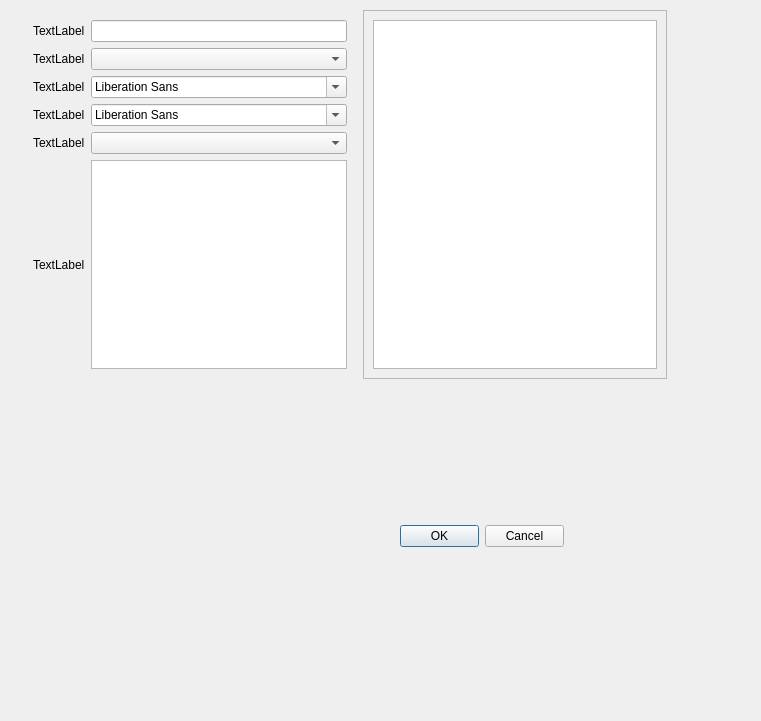
<?xml version="1.0" encoding="UTF-8"?>
<ui version="4.0">
 <class>Dialog</class>
 <widget class="QDialog" name="Dialog">
  <property name="geometry">
   <rect>
    <x>0</x>
    <y>0</y>
    <width>761</width>
    <height>721</height>
   </rect>
  </property>
  <property name="windowTitle">
   <string>Dialog</string>
  </property>
  <widget class="QDialogButtonBox" name="buttonBox">
   <property name="geometry">
    <rect>
     <x>400</x>
     <y>520</y>
     <width>164</width>
     <height>32</height>
    </rect>
   </property>
   <property name="orientation">
    <enum>Qt::Horizontal</enum>
   </property>
   <property name="standardButtons">
    <set>QDialogButtonBox::Cancel|QDialogButtonBox::Ok</set>
   </property>
  </widget>
  <widget class="QWidget" name="">
   <property name="geometry">
    <rect>
     <x>23</x>
     <y>10</y>
     <width>644</width>
     <height>369</height>
    </rect>
   </property>
   <layout class="QHBoxLayout" name="horizontalLayout">
    <item>
     <layout class="QGridLayout" name="gridLayout">
      <property name="leftMargin">
       <number>10</number>
      </property>
      <property name="topMargin">
       <number>10</number>
      </property>
      <property name="rightMargin">
       <number>10</number>
      </property>
      <property name="bottomMargin">
       <number>10</number>
      </property>
      <item row="0" column="0">
       <widget class="QLabel" name="label_6">
        <property name="text">
         <string>TextLabel</string>
        </property>
       </widget>
      </item>
      <item row="0" column="1">
       <widget class="QLineEdit" name="lineEdit"/>
      </item>
      <item row="1" column="0">
       <widget class="QLabel" name="label_5">
        <property name="text">
         <string>TextLabel</string>
        </property>
       </widget>
      </item>
      <item row="1" column="1">
       <widget class="QComboBox" name="comboBox_2"/>
      </item>
      <item row="2" column="0">
       <widget class="QLabel" name="label_3">
        <property name="text">
         <string>TextLabel</string>
        </property>
       </widget>
      </item>
      <item row="2" column="1">
       <widget class="QFontComboBox" name="fontComboBox_2"/>
      </item>
      <item row="3" column="0">
       <widget class="QLabel" name="label_4">
        <property name="text">
         <string>TextLabel</string>
        </property>
       </widget>
      </item>
      <item row="3" column="1">
       <widget class="QFontComboBox" name="fontComboBox"/>
      </item>
      <item row="4" column="0">
       <widget class="QLabel" name="label">
        <property name="text">
         <string>TextLabel</string>
        </property>
       </widget>
      </item>
      <item row="4" column="1">
       <widget class="QComboBox" name="comboBox"/>
      </item>
      <item row="5" column="0">
       <widget class="QLabel" name="label_2">
        <property name="text">
         <string>TextLabel</string>
        </property>
       </widget>
      </item>
      <item row="5" column="1">
       <widget class="QTextEdit" name="textEdit"/>
      </item>
     </layout>
    </item>
    <item>
     <widget class="QFrame" name="frame">
      <property name="frameShape">
       <enum>QFrame::StyledPanel</enum>
      </property>
      <property name="frameShadow">
       <enum>QFrame::Raised</enum>
      </property>
      <layout class="QVBoxLayout" name="verticalLayout">
       <item>
        <widget class="QTextEdit" name="textEdit_2"/>
       </item>
      </layout>
     </widget>
    </item>
   </layout>
  </widget>
 </widget>
 <resources/>
 <connections>
  <connection>
   <sender>buttonBox</sender>
   <signal>accepted()</signal>
   <receiver>Dialog</receiver>
   <slot>accept()</slot>
   <hints>
    <hint type="sourcelabel">
     <x>248</x>
     <y>254</y>
    </hint>
    <hint type="destinationlabel">
     <x>157</x>
     <y>274</y>
    </hint>
   </hints>
  </connection>
  <connection>
   <sender>buttonBox</sender>
   <signal>rejected()</signal>
   <receiver>Dialog</receiver>
   <slot>reject()</slot>
   <hints>
    <hint type="sourcelabel">
     <x>316</x>
     <y>260</y>
    </hint>
    <hint type="destinationlabel">
     <x>286</x>
     <y>274</y>
    </hint>
   </hints>
  </connection>
 </connections>
</ui>
